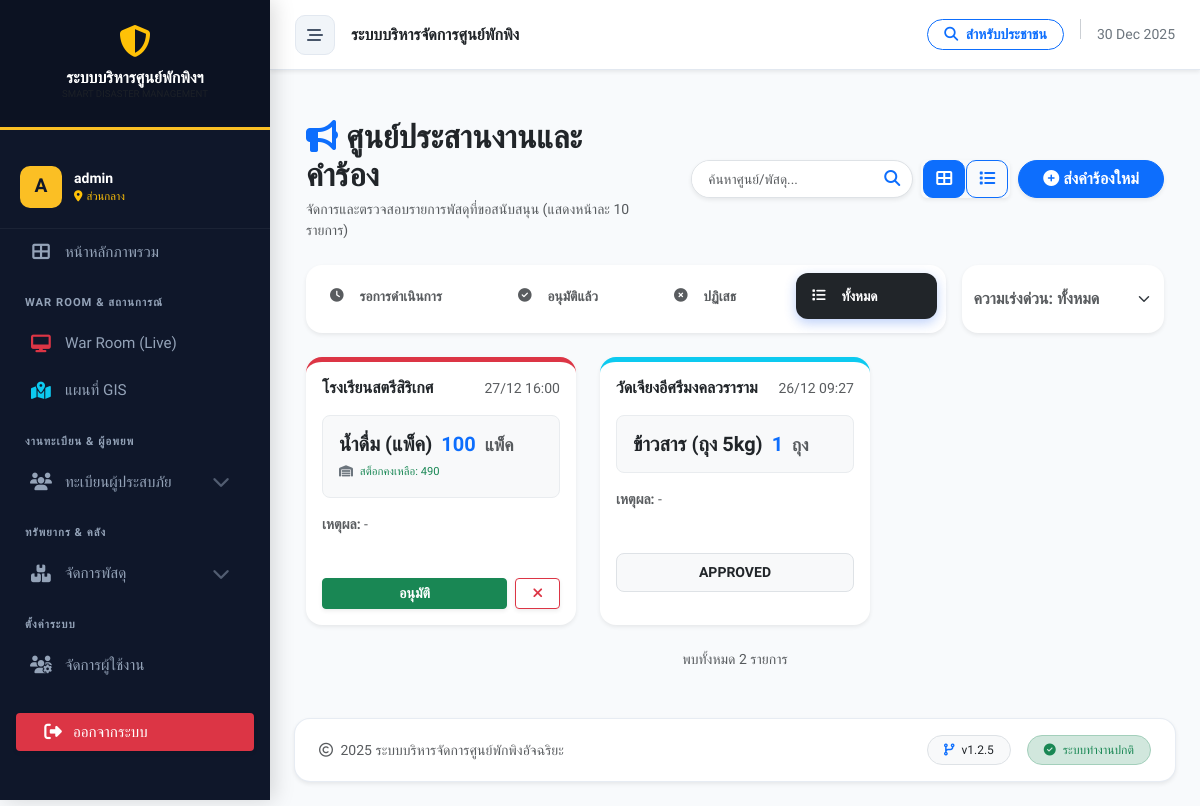
Page /request_manager.php?status=all&page=1 (signed in) on the committed database.
### tables this page shows
CREATE TABLE `requests` (
  `id` int(11) NOT NULL,
  `shelter_id` int(11) NOT NULL COMMENT 'ID ศูนย์พักพิงที่ขอ',
  `item_id` int(11) NOT NULL COMMENT 'ID สินค้าจากตาราง inventory',
  `quantity` int(11) NOT NULL COMMENT 'จำนวนที่ขอ',
  `priority` enum('low','medium','high') DEFAULT 'low',
  `status` enum('pending','approved','rejected') DEFAULT 'pending',
  `reason` text DEFAULT NULL,
  `created_at` timestamp NOT NULL DEFAULT current_timestamp(),
  `updated_at` timestamp NOT NULL DEFAULT current_timestamp() ON UPDATE current_timestamp()
);

CREATE TABLE `shelters` (
  `id` int(11) NOT NULL,
  `incident_id` int(11) NOT NULL COMMENT 'ผูกกับเหตุการณ์ไหน',
  `name` varchar(200) NOT NULL COMMENT 'ชื่อศูนย์',
  `location` text NOT NULL COMMENT 'ที่ตั้ง',
  `district` varchar(100) DEFAULT NULL,
  `province` varchar(100) DEFAULT NULL,
  `latitude` decimal(10,8) DEFAULT NULL,
  `longitude` decimal(11,8) DEFAULT NULL,
  `capacity` int(11) NOT NULL DEFAULT 0 COMMENT 'ความจุสูงสุด',
  `contact_person` varchar(255) DEFAULT NULL,
  `contact_phone` varchar(20) DEFAULT NULL,
  `status` enum('open','full','closed') NOT NULL DEFAULT 'open',
  `last_updated` datetime DEFAULT NULL,
  `created_at` datetime DEFAULT current_timestamp()
);

CREATE TABLE `inventory` (
  `id` int(11) NOT NULL,
  `shelter_id` int(11) NOT NULL,
  `item_name` varchar(100) NOT NULL,
  `quantity` int(11) NOT NULL DEFAULT 0,
  `unit` varchar(20) NOT NULL,
  `last_updated` timestamp NOT NULL DEFAULT current_timestamp(),
  `category` varchar(50) DEFAULT 'general'
);

### includes/functions.php (called while the page is built, shortened)
<?php
function cleanInput($data) {
    return trim(str_replace(chr(0), '', $data));
}
function h($string) {
    return htmlspecialchars($string ?? '', ENT_QUOTES, 'UTF-8');
}

### request_manager.php (the view, shortened to what this page needs)
<?php
require_once 'includes/functions.php';
require_once 'includes/header.php';
$user_role = $_SESSION['role'] ?? 'staff';
$is_admin = ($user_role === 'admin');
$search = isset($_GET['q']) ? cleanInput($_GET['q']) : '';
$status_filter = isset($_GET['status']) ? cleanInput($_GET['status']) : 'pending';
$priority_filter = isset($_GET['priority']) ? cleanInput($_GET['priority']) : 'all';
$view_mode = isset($_GET['view']) ? cleanInput($_GET['view']) : 'card';
$page = isset($_GET['page']) ? (int)$_GET['page'] : 1;
$limit = 10;
$offset = ($page - 1) * $limit;
try {
    $cond = [];
    $params = [];
    $types = "";
    $where_clause = !empty($cond) ? " WHERE " . implode(" AND ", $cond) : "";
    $count_sql = "SELECT COUNT(*) as total FROM requests r
                  INNER JOIN shelters s ON r.shelter_id = s.id
                  INNER JOIN inventory i ON r.item_id = i.id
                  $where_clause";
    $count_stmt = $conn->prepare($count_sql);
    $count_stmt->execute();
    $total_records = $count_stmt->get_result()->fetch_assoc()['total'];
    $sql = "SELECT r.*, s.name as shelter_name, i.item_name, i.unit, i.quantity as stock_qty
            FROM requests r
            INNER JOIN shelters s ON r.shelter_id = s.id
            INNER JOIN inventory i ON r.item_id = i.id
            $where_clause
            ORDER BY CASE
                WHEN r.priority = 'high' THEN 1
                WHEN r.priority = 'medium' THEN 2
                ELSE 3 END, r.created_at DESC
            LIMIT ?, ?";
    $types_with_limit = $types . "ii";
    $params_with_limit = array_merge($params, [$offset, $limit]);
    $stmt = $conn->prepare($sql);
    $stmt->bind_param($types_with_limit, ...$params_with_limit);
    $stmt->execute();
    $requests = $stmt->get_result()->fetch_all(MYSQLI_ASSOC);
} catch (Exception $e) {
    echo "<div class='alert alert-danger'>Database Error: " . h($e->getMessage()) . "</div>";
    $requests = [];
}
?>
<div class="container-fluid py-4">
    <div class="row align-items-center mb-4">
        <div class="col-md-5">
            <h2 class="fw-bold text-dark mb-1"><i class="fas fa-bullhorn text-primary me-2"></i>ศูนย์ประสานงานและคำร้อง</h2>
            <p class="text-muted mb-0 small">จัดการและตรวจสอบรายการพัสดุที่ขอสนับสนุน (แสดงหน้าละ <?php echo $limit; ?> รายการ)</p>
        </div>
        <div class="col-md-7 text-md-end mt-3 mt-md-0">
            <div class="d-flex flex-wrap justify-content-md-end gap-2">
                <form action="" method="GET" class="d-flex shadow-sm rounded-pill overflow-hidden bg-white border">
                    <input type="text" name="q" class="form-control border-0 px-3" placeholder="ค้นหาศูนย์/พัสดุ..." value="<?php echo h($search); ?>" style="width: 180px; font-size: 0.85rem;">
                    <button type="submit" class="btn btn-white text-primary border-0"><i class="fas fa-search"></i></button>
                </form>
                <div class="btn-group shadow-sm">
                    <a href="?<?php echo http_build_query(array_merge($_GET, ['view' => 'card', 'page' => 1])); ?>"
                       class="btn btn-outline-primary <?php echo $view_mode == 'card' ? 'active' : ''; ?>">
                        <i class="fas fa-th-large"></i>
                    </a>
                    <a href="?<?php echo http_build_query(array_merge($_GET, ['view' => 'table', 'page' => 1])); ?>"
                       class="btn btn-outline-primary <?php echo $view_mode == 'table' ? 'active' : ''; ?>">
                        <i class="fas fa-list"></i>
                    </a>
                </div>
                <a href="shelter_request.php" class="btn btn-primary fw-bold shadow-sm rounded-pill px-4">
                    <i class="fas fa-plus-circle me-1"></i>ส่งคำร้องใหม่
                </a>
            </div>
        </div>
    </div>
    <div class="row g-3 mb-4">
        <div class="col-lg-9">
            <div class="card border-0 shadow-sm rounded-4">
                <div class="card-body p-2">
                    <ul class="nav nav-pills nav-fill">
                        <?php
                        $statuses = [
                            'pending' => ['label' => 'รอการดำเนินการ', 'icon' => 'fa-clock', 'color' => 'warning'],
                            'approved' => ['label' => 'อนุมัติแล้ว', 'icon' => 'fa-check-circle', 'color' => 'success'],
                            'rejected' => ['label' => 'ปฏิเสธ', 'icon' => 'fa-times-circle', 'color' => 'danger'],
                            'all' => ['label' => 'ทั้งหมด', 'icon' => 'fa-list', 'color' => 'dark']
                        ];
                        foreach ($statuses as $key => $val):
                            $active_class = ($status_filter == $key) ? "active bg-{$val['color']} " . ($key == 'warning' ? 'text-dark' : '') : "text-muted";
                        ?>
                        <li class="nav-item">
                            <a class="nav-link <?php echo $active_class; ?> fw-bold"
                               href="?<?php echo http_build_query(array_merge($_GET, ['status' => $key, 'page' => 1])); ?>">
                                <i class="fas <?php echo $val['icon']; ?> me-1"></i> <?php echo $val['label']; ?>
                            </a>
                        </li>
                        <?php endforeach; ?>
                    </ul>
                </div>
            </div>
        </div>
        <div class="col-lg-3">
            <select class="form-select border-0 shadow-sm rounded-4 py-2 h-100 fw-bold text-muted"
                    onchange="location.href='?'+'<?php echo http_build_query(array_merge($_GET, ['priority' => '', 'page' => 1])); ?>'.replace('priority=', 'priority='+this.value)">
                <option value="all" <?php echo $priority_filter == 'all' ? 'selected' : ''; ?>>ความเร่งด่วน: ทั้งหมด</option>
            </select>
        </div>
    </div>
    <?php if (empty($requests)): ?>
        <div class="text-center py-5">
            <div class="text-muted opacity-25 mb-3"><i class="fas fa-inbox fa-4x"></i></div>
            <h5 class="text-muted">ไม่พบรายการคำร้องที่ตรงกับเงื่อนไข</h5>
            <a href="request_manager.php" class="btn btn-link">ล้างตัวกรองทั้งหมด</a>
        </div>
    <?php else: ?>
        <?php if ($view_mode == 'table'): ?>
            <div class="card border-0 shadow-sm rounded-4 overflow-hidden mb-4">
                <div class="table-responsive">
                    <table class="table table-hover align-middle mb-0">
                        <thead class="bg-light small text-muted text-uppercase">
                            <tr>
                                <th class="ps-4 py-3">ความเร่งด่วน</th>
                                <th>ศูนย์พักพิง</th>
                                <th>รายการพัสดุ</th>
                                <th>จำนวน</th>
                                <th>วันที่ขอ</th>
                                <th>สถานะ</th>
                                <th class="text-end pe-4">จัดการ</th>
                            </tr>
                        </thead>
                        <tbody>
                            <?php foreach ($requests as $req): ?>
                            <tr>
                                <td class="ps-4">
                                    <span class="badge <?php echo $req['priority'] == 'high' ? 'bg-danger' : ($req['priority'] == 'medium' ? 'bg-warning text-dark' : 'bg-info'); ?> px-2 py-1">
                                        <?php echo strtoupper($req['priority']); ?>
                                    </span>
                                </td>
                                <td class="fw-bold text-dark"><?php echo h($req['shelter_name']); ?></td>
                                <td><?php echo h($req['item_name']); ?></td>
                                <td><?php echo number_format($req['quantity']); ?> <small class="text-muted"><?php echo h($req['unit']); ?></small></td>
                                <td class="small"><?php echo date('d/m/Y H:i', strtotime($req['created_at'])); ?></td>
                                <td>
                                    <?php if($req['status'] == 'pending'): ?>
                                        <span class="text-warning fw-bold small"><i class="fas fa-spinner fa-spin me-1"></i>รอพิจารณา</span>
                                    <?php elseif($req['status'] == 'approved'): ?>
                                        <span class="text-success fw-bold small"><i class="fas fa-check-circle me-1"></i>อนุมัติแล้ว</span>
                                    <?php else: ?>
                                        <span class="text-danger fw-bold small"><i class="fas fa-times-circle me-1"></i>ปฏิเสธ</span>
                                    <?php endif; ?>
                                </td>
                                <td class="text-end pe-4">
                                    <?php if($is_admin && $req['status'] == 'pending'): ?>
                                        <button onclick="handleRequest(<?php echo $req['id']; ?>, 'approved')" class="btn btn-sm btn-success"><i class="fas fa-check"></i></button>
                                        <button onclick="handleRequest(<?php echo $req['id']; ?>, 'rejected')" class="btn btn-sm btn-outline-danger"><i class="fas fa-times"></i></button>
                                    <?php else: ?>
                                        <button class="btn btn-sm btn-light border" onclick="viewDetails(<?php echo htmlspecialchars(json_encode($req)); ?>)"><i class="fas fa-eye text-primary"></i></button>
                                    <?php endif; ?>
                                </td>
                            </tr>
                            <?php endforeach; ?>
                        </tbody>
                    </table>
                </div>
            </div>
        <?php else: ?>
            <div class="row g-4 mb-4">
                <?php foreach ($requests as $req): ?>
                    <div class="col-md-6 col-xl-4">
                        <div class="card border-0 shadow-sm rounded-4 h-100 border-top border-5 <?php
                            echo $req['priority'] == 'high' ? 'border-danger' : ($req['priority'] == 'medium' ? 'border-warning' : 'border-info');
                        ?>">
                            <div class="card-body">
                                <div class="d-flex justify-content-between align-items-start mb-3">
                                    <h6 class="fw-bold mb-0 text-dark"><?php echo h($req['shelter_name']); ?></h6>
                                    <span class="text-muted small"><?php echo date('d/m H:i', strtotime($req['created_at'])); ?></span>
                                </div>
                                <div class="bg-light p-3 rounded-3 mb-3 border border-light-subtle">
                                    <div class="h5 mb-0 fw-bold">
                                        <?php echo h($req['item_name']); ?>
                                        <span class="text-primary mx-1"><?php echo number_format($req['quantity']); ?></span>
                                        <small class="text-muted"><?php echo h($req['unit']); ?></small>
                                    </div>
                                    <?php if($is_admin && $req['status'] == 'pending'): ?>
                                        <div class="mt-2 small <?php echo $req['stock_qty'] < $req['quantity'] ? 'text-danger fw-bold' : 'text-success'; ?>" style="font-size: 0.7rem;">
                                            <i class="fas fa-warehouse me-1 text-secondary"></i> สต็อกคงเหลือ: <?php echo number_format($req['stock_qty']); ?>
                                        </div>
                                    <?php endif; ?>
                                </div>
                                <p class="small text-muted mb-4" style="min-height: 40px;">
                                    <strong>เหตุผล:</strong> <?php echo h($req['reason'] ?: '-'); ?>
                                </p>
                                <div class="d-flex gap-2">
                                    <?php if($is_admin && $req['status'] == 'pending'): ?>
                                        <button onclick="handleRequest(<?php echo $req['id']; ?>, 'approved')" class="btn btn-success flex-grow-1 fw-bold btn-sm shadow-sm">อนุมัติ</button>
                                        <button onclick="handleRequest(<?php echo $req['id']; ?>, 'rejected')" class="btn btn-outline-danger btn-sm px-3 shadow-sm"><i class="fas fa-times"></i></button>
                                    <?php else: ?>
                                        <div class="w-100 py-2 text-center border rounded-3 bg-light small fw-bold text-uppercase">
                                            <?php echo h($req['status']); ?>
                                        </div>
                                    <?php endif; ?>
                                </div>
                            </div>
                        </div>
                    </div>
                <?php endforeach; ?>
            </div>
        <?php endif; ?>
        <div class="mt-2">
            <div class="text-center text-muted small mt-2">
                พบทั้งหมด <?php echo number_format($total_records); ?> รายการ
            </div>
        </div>
    <?php endif; ?>
</div>
<?php include 'includes/footer.php'; ?>

### assets/css/style.css (style rules this page uses)
:root { --sidebar-width: 280px; --sidebar-collapsed-width: 0px; --primary-color: #2563eb; --primary-dark: #1e40af; --bg-color: #f8fafc; --sidebar-bg: #0f172a; --text-color: #334155; --transition-speed: 0.3s; }
body { font-family: 'Sarabun', sans-serif; background-color: var(--bg-color); color: var(--text-color); overflow-x: hidden; }
.nav-link { color: #94a3b8; padding: 0.8rem 1rem; border-radius: 0.75rem; margin-bottom: 0.4rem; display: flex; align-items: center; gap: 0.75rem; font-weight: 500; transition: all 0.2s; white-space: nowrap; text-decoration: none; }
.nav-link.active { color: white; background-color: var(--primary-color); box-shadow: 0 4px 12px rgba(37, 99, 235, 0.3); }

### includes/header.php (style rules this page uses)
:root { --sidebar-width: 270px; --nav-bg: #0f172a; --nav-hover: #1e293b; --active-gold: #fbbf24; --text-main: #f1f5f9; --text-muted: #94a3b8; --body-bg: #f8fafc; }
body { font-family: 'Prompt', sans-serif; background-color: var(--body-bg); color: #334155; overflow-x: hidden; }

### request_manager.php (style rules this page uses)
.nav-pills .nav-link { border-radius: 12px; transition: all 0.3s; font-size: 0.85rem; }
.card { transition: all 0.2s; border-radius: 15px; }
.btn-group .btn { border-radius: 10px !important; margin: 0 2px; }

### rows in the picture
requests: shelter.name "โรงเรียนสตรีสิริเกศ", created_at "27/12 16:00", inventory.item_name "น้ำดื่ม (แพ็ค)", quantity "100", inventory.unit "แพ็ค", inventory.quantity "490", reason "-"
requests: shelter.name "วัดเจียงอีศรีมงคลวราราม", created_at "26/12 09:27", inventory.item_name "ข้าวสาร (ถุง 5kg)", quantity "1", inventory.unit "ถุง", reason "-", status "APPROVED"

### other values in the picture
substr($_SESSION['username'] ?? 'U', 0, 1) "A"
$_SESSION['username'] "admin"
$user_shelter_name ?: 'ส่วนกลาง' "ส่วนกลาง"
$limit "10"
$val['label'] "รอการดำเนินการ"
$val['label'] "อนุมัติแล้ว"
$val['label'] "ปฏิเสธ"
$val['label'] "ทั้งหมด"
$total_records "2"
